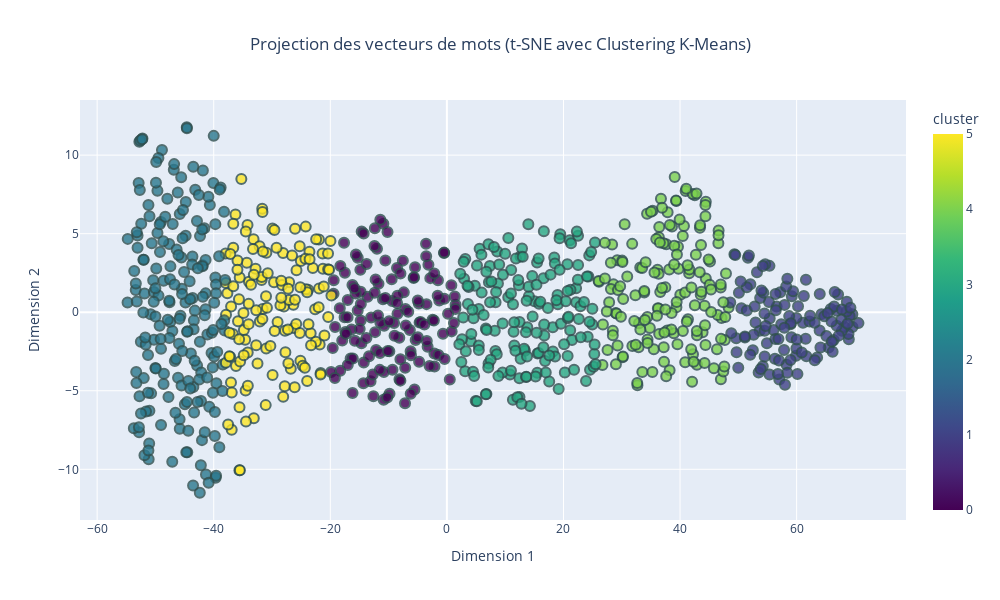

Notebook code for this chart:
### Code cell
from sklearn.preprocessing import StandardScaler
from sklearn.manifold import TSNE
from sklearn.cluster import KMeans
import pandas as pd
import plotly.express as px

# Normalisation des vecteurs
scaler = StandardScaler()
vectors_normalized = scaler.fit_transform(vectors)

# Réduction des vecteurs à 2 dimensions avec t-SNE
tsne = TSNE(n_components=2, random_state=42, perplexity=30, n_iter=1000)
word_vectors_2d = tsne.fit_transform(vectors_normalized)

# Appliquer le clustering K-Means
n_clusters = 6
kmeans = KMeans(n_clusters=n_clusters, random_state=42)
clusters = kmeans.fit_predict(word_vectors_2d)

# Préparer les données pour le graphique
df = pd.DataFrame(word_vectors_2d, columns=['Dim1', 'Dim2'])  # Dimensions réduites avec t-SNE
df['word'] = words  # Ajouter les mots correspondants
df['cluster'] = clusters  # Ajouter les labels des clusters

# Créer le graphique interactif
fig = px.scatter(
    df,
    x='Dim1',
    y='Dim2',
    color='cluster',  # Utiliser les clusters pour la coloration
    hover_name='word',  # Afficher le mot lors du survol
    title="Projection des vecteurs de mots (t-SNE avec Clustering K-Means)",
    labels={'Dim1': 'Dimension 1', 'Dim2': 'Dimension 2'},
    color_continuous_scale='Viridis',  # Choisir une palette de couleurs
    category_orders={"cluster": [str(i) for i in range(n_clusters)]},  # Assurez-vous que les clusters sont dans un ordre compréhensible
    width=1000,
    height=600
)

# Personnaliser les points
fig.update_traces(marker=dict(size=10, opacity=0.8, line=dict(width=2, color='DarkSlateGrey')))

# Ajouter un titre pour la légende des clusters
fig.update_layout(
    legend_title="Clusters",
    title_x=0.5,  # Centrer le titre
)

# Afficher le graphique
fig.show()

### Figure 1 — Plotly figure (JSON) as saved in the notebook; plotly's stock layout.template omitted (floating-point values rounded to 4 significant figures; data arrays with more than 128 entries replaced by an {"elided": "..."} marker saying what was removed)
{"data": [{"hovertemplate": "<b>%{hovertext}</b><br><br>Dimension 1=%{x}<br>Dimension 2=%{y}<br>cluster=%{marker.color}<extra></extra>", "hovertext": {"elided": "930 str values"}, "legendgroup": "", "marker": {"color": {"elided": "930 int values"}, "coloraxis": "coloraxis", "line": {"color": "DarkSlateGrey", "width": 2}, "opacity": 0.8, "size": 10, "symbol": "circle"}, "mode": "markers", "name": "", "orientation": "v", "showlegend": false, "type": "scatter", "x": {"elided": "930 float values"}, "xaxis": "x", "y": {"elided": "930 float values"}, "yaxis": "y"}], "layout": {"coloraxis": {"colorbar": {"title": {"text": "cluster"}}, "colorscale": [[0, "#440154"], [0.1111, "#482878"], [0.2222, "#3e4989"], [0.3333, "#31688e"], [0.4444, "#26828e"], [0.5556, "#1f9e89"], [0.6667, "#35b779"], [0.7778, "#6ece58"], [0.8889, "#b5de2b"], [1, "#fde725"]]}, "height": 600, "legend": {"title": {"text": "Clusters"}, "tracegroupgap": 0}, "title": {"text": "Projection des vecteurs de mots (t-SNE avec Clustering K-Means)", "x": 0.5}, "width": 1000, "xaxis": {"anchor": "y", "domain": [0, 1], "title": {"text": "Dimension 1"}}, "yaxis": {"anchor": "x", "domain": [0, 1], "title": {"text": "Dimension 2"}}}}
